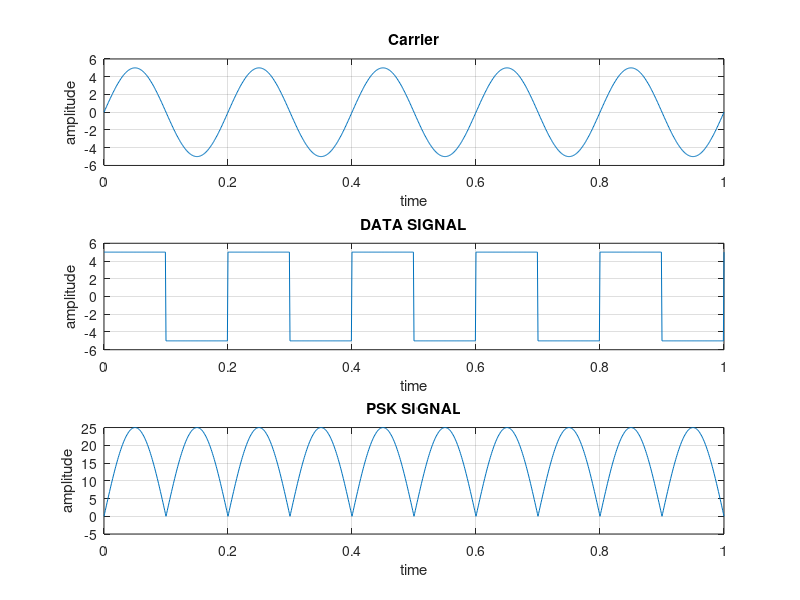

This figure's MATLAB source:
t = 0:0.001:1;
f1= input('Enter the frequency');
A1= input('Enter the Amplitude');
x1= A1*sin(2*pi*f1*t);
subplot(3,1,1)
plot(t,x1)
grid on
title('Carrier')
xlabel('time')
ylabel('amplitude')
f2= input('Enter the frequency');
A2= input('Enter the Amplitude');
x2= A2*square(2*pi*f2*t);
subplot(3,1,2)
plot(t,x2)
grid on
title('DATA SIGNAL')
xlabel('time')
ylabel('amplitude')
grid on
z=x1.*x2;
subplot(3,1,3)
plot(t,z)
grid on
title('PSK SIGNAL')
xlabel('time')
ylabel('amplitude')
